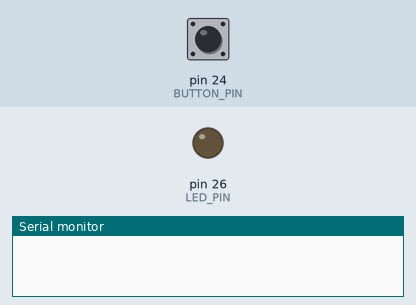
This sketch was run on a simulated Arduino Mega 2560, built with avr-gcc and run on an emulated ATmega2560. Parts: output pins drawn as LEDs (lit = HIGH), the last lines printed to the serial monitor. The inputs (shaded band) are chosen by the test bench; at power-on: pin 24 (BUTTON_PIN) HIGH.

Above: at 1.2 s.
1.3 s: pin 24 (BUTTON_PIN) pulled LOW for 0.15 s
At 2.5 s:
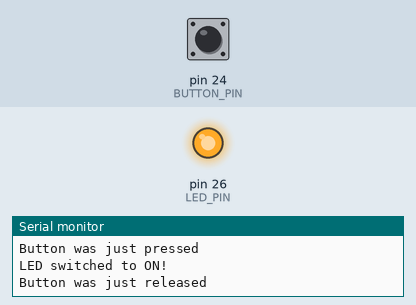
2.9 s: pin 24 (BUTTON_PIN) pulled LOW for 1 s
At 3.9 s:
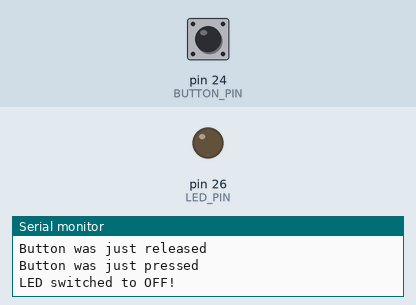
5.4 s: pin 24 (BUTTON_PIN) pulled LOW for 3.2 s
At 5.8 s:
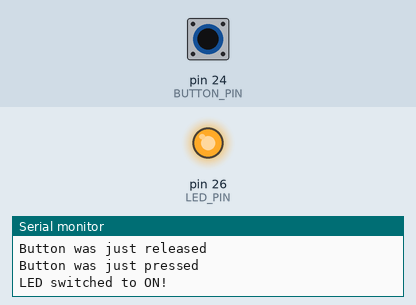
Timing chart, 0 to 8.4 s (numbered marks = the images above; inputs shaded):
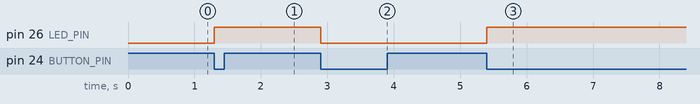

Measured:
- after the input at 1.3 s, pin 26 (LED_PIN): LOW → HIGH at once
- after the input at 2.9 s, pin 26 (LED_PIN): HIGH → LOW at once
- after the input at 5.4 s, pin 26 (LED_PIN): LOW → HIGH at once

The sketch:

One_LED_State_Machine.ino
```cpp
#define LED_PIN 26
#define BUTTON_PIN 24

enum LED_STATE {OFF, ON, BLINKING};

LED_STATE currentLEDState;
bool previousButton;
bool currentButton;

void setup() {
  // set pin modes
  pinMode(LED_PIN, OUTPUT);
  pinMode(BUTTON_PIN, INPUT_PULLUP);
  // set the LEDs to off;
  digitalWrite(LED_PIN, LOW);
  currentLEDState = OFF;
  // check set initial state to unpressed
  previousButton = false;
  // enable serial connection
  Serial.begin(9600);
}

void loop() {
  checkState();
  updateLEDs();
}

void checkState() {
  // check for button press
  currentButton = isPressed(BUTTON_PIN);
  // check if we transitioned from unpressed to pressed
  if (currentButton == true && previousButton == false) {
    Serial.println("Button was just pressed");
    previousButton = currentButton;
    // change the state of the LED
    if (currentLEDState == OFF) {
      // switch from OFF to ON
      currentLEDState = ON;
      Serial.println("LED switched to ON!");
    } else {
      // toggle LED to OFF
      currentLEDState = OFF;
      Serial.println("LED switched to OFF!");
    }
  }
  // check if we transitioned from pressed to unpressed
  else if (currentButton == false && previousButton == true) {
    Serial.println("Button was just released");
    previousButton = currentButton;
  }
}

void updateLEDs() {
  // update LEDs based on the state of the LED
  if (currentLEDState == ON) { digitalWrite(LED_PIN, ON); }
  else if (currentLEDState == OFF) { digitalWrite(LED_PIN, OFF); }
}

bool isPressed(int pin) {
  if (digitalRead(pin) == LOW) { return true; }
  return false;
}
```
